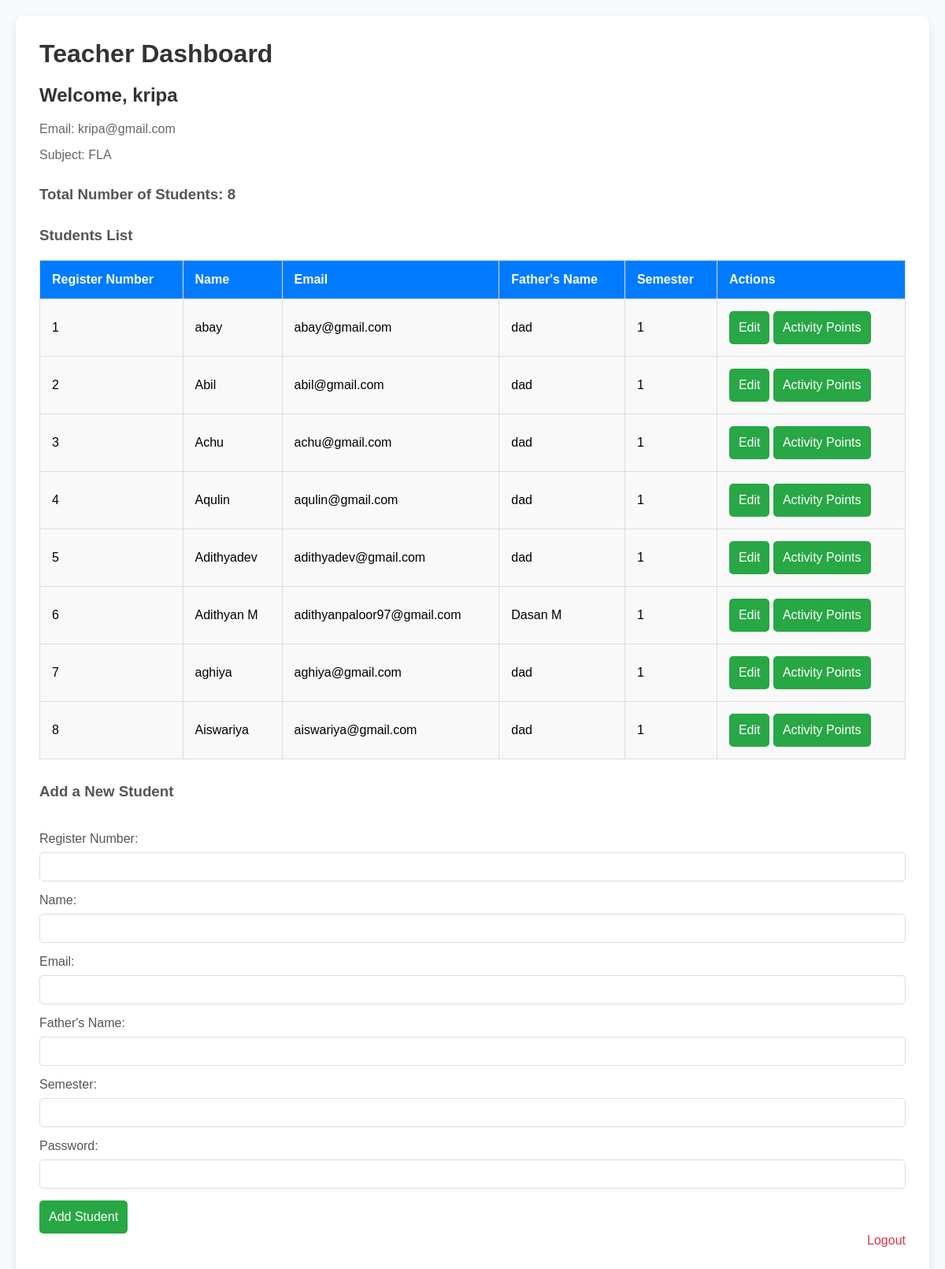
The app's page /teacher_dashboard.php (signed in) with its own data.
### tables this page shows
CREATE TABLE `teacher` (
  `teacher_id` int NOT NULL,
  `name` varchar(45) NOT NULL,
  `email` varchar(45) NOT NULL,
  `subject` varchar(45) NOT NULL,
  `password` varchar(45) NOT NULL
);

CREATE TABLE `student` (
  `reg_num` int NOT NULL,
  `name` varchar(45) NOT NULL,
  `age` int DEFAULT NULL,
  `email` varchar(45) NOT NULL,
  `fathers_name` varchar(45) NOT NULL,
  `semester` varchar(45) NOT NULL,
  `password` varchar(45) NOT NULL
);

### teacher_dashboard.php (the view, shortened to what this page needs)
<?php
$host = 'localhost';
$db = 'mydb';
$user = 'root';
$pass = 'root';
$conn = new mysqli($host, $user, $pass, $db);
$student_count = $conn->query("SELECT COUNT(*) AS count FROM student")->fetch_assoc()['count'];
$teacher_email = $_SESSION['teacher'];
$teacher_details = $conn->query("SELECT * FROM teacher WHERE email='$teacher_email'")->fetch_assoc();
$students = $conn->query("SELECT * FROM student");
?>
<!DOCTYPE html>
<html lang="en">
<head>
</head>
<body>
    <div class="dashboard-container">
        <h1>Teacher Dashboard</h1>
        <h2>Welcome, <?php echo htmlspecialchars($teacher_details['name']); ?></h2>
        <p>Email: <?php echo htmlspecialchars($teacher_details['email']); ?></p>
        <p>Subject: <?php echo htmlspecialchars($teacher_details['subject']); ?></p>
        <h3>Total Number of Students: <?php echo $student_count; ?></h3>
        <h3>Students List</h3>
        <table>
            <tr>
                <th>Register Number</th>
                <th>Name</th>
                <th>Email</th>
                <th>Father's Name</th>
                <th>Semester</th>
                <th>Actions</th>
            </tr>
            <?php while($student = $students->fetch_assoc()) { ?>
            <tr>
                <td><?php echo htmlspecialchars($student['reg_num']); ?></td>
                <td><?php echo htmlspecialchars($student['name']); ?></td>
                <td><?php echo htmlspecialchars($student['email']); ?></td>
                <td><?php echo htmlspecialchars($student['fathers_name']); ?></td>
                <td><?php echo htmlspecialchars($student['semester']); ?></td>
                <td class="action-buttons">
                    <form method="GET" action="edit_student.php">
                        <button type="submit">Edit</button>
                    </form>
                    <form method="GET" action="activity_points.php">
                        <button type="submit">Activity Points</button>
                    </form>
                </td>
            </tr>
            <?php } ?>
        </table>
        <h3>Add a New Student</h3>
        <form method="POST" action="teacher_dashboard.php" class="add-student-form">
            <label for="reg_num">Register Number:</label>
            <input type="text" id="reg_num" name="reg_num" required>
            <label for="name">Name:</label>
            <input type="text" id="name" name="name" required>
            <label for="email">Email:</label>
            <input type="email" id="email" name="email" required>
            <label for="fathers_name">Father's Name:</label>
            <input type="text" id="fathers_name" name="fathers_name" required>
            <label for="semester">Semester:</label>
            <input type="text" id="semester" name="semester" required>
            <label for="password">Password:</label>
            <input type="password" id="password" name="password" required>
            <button type="submit" name="add_student">Add Student</button>
        </form>
        <div class="logout">
            <p><a href="logout.php">Logout</a></p>
        </div>
    </div>
</body>
</html>

### teacher_dashboard.php (style rules this page uses)
* { margin: 0; padding: 0; box-sizing: border-box; }
body { font-family: 'Arial', sans-serif; background-color: #f7f9fc; padding: 20px; }
.dashboard-container { max-width: 1200px; margin: 0 auto; background-color: #fff; padding: 30px; border-radius: 10px; box-shadow: 0 4px 10px rgba(0, 0, 0, 0.1); }
h1, h2 { color: #333; margin-bottom: 20px; }
h3 { margin-top: 30px; margin-bottom: 10px; color: #555; }
p { margin-bottom: 15px; color: #666; }
table { width: 100%; border-collapse: collapse; margin-top: 20px; }
table, th, td { border: 1px solid #ddd; }
th, td { padding: 15px; text-align: left; }
th { background-color: #007bff; color: #fff; }
td { background-color: #f9f9f9; }
.action-buttons form { display: inline; }
.action-buttons button { background-color: #007bff; color: white; padding: 8px 12px; border: none; border-radius: 5px; cursor: pointer; transition: background-color 0.3s ease; }
.add-student-form { margin-top: 40px; }
label { display: block; margin-bottom: 8px; color: #555; }
input { width: 100%; padding: 10px; margin-bottom: 15px; border: 1px solid #ddd; border-radius: 5px; }
button[type="submit"] { background-color: #28a745; color: white; padding: 12px; font-size: 1em; border: none; border-radius: 5px; cursor: pointer; transition: background-color 0.3s ease; }
.logout { text-align: right; }
.logout a { text-decoration: none; color: #dc3545; }

### records on screen
teacher: name "kripa", email "kripa@gmail.com", subject "FLA"
student: reg_num "1", name "abay", email "abay@gmail.com", fathers_name "dad", semester "1"
student: reg_num "2", name "Abil", email "abil@gmail.com", fathers_name "dad", semester "1"
student: reg_num "3", name "Achu", email "achu@gmail.com", fathers_name "dad", semester "1"
student: reg_num "4", name "Aqulin", email "aqulin@gmail.com", fathers_name "dad", semester "1"
student: reg_num "5", name "Adithyadev", email "adithyadev@gmail.com", fathers_name "dad", semester "1"
student: reg_num "6", name "Adithyan M", email "adithyanpaloor97@gmail.com", fathers_name "Dasan M", semester "1"
student: reg_num "7", name "aghiya", email "aghiya@gmail.com", fathers_name "dad", semester "1"
student: reg_num "8", name "Aiswariya", email "aiswariya@gmail.com", fathers_name "dad", semester "1"

### other values on screen
$student_count "8"
